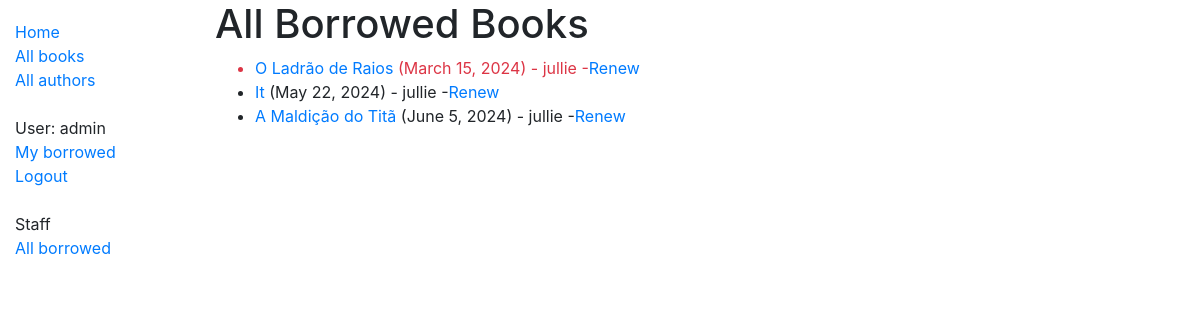
Before: /catalog/borrowed/ (signed in) with the older database file.
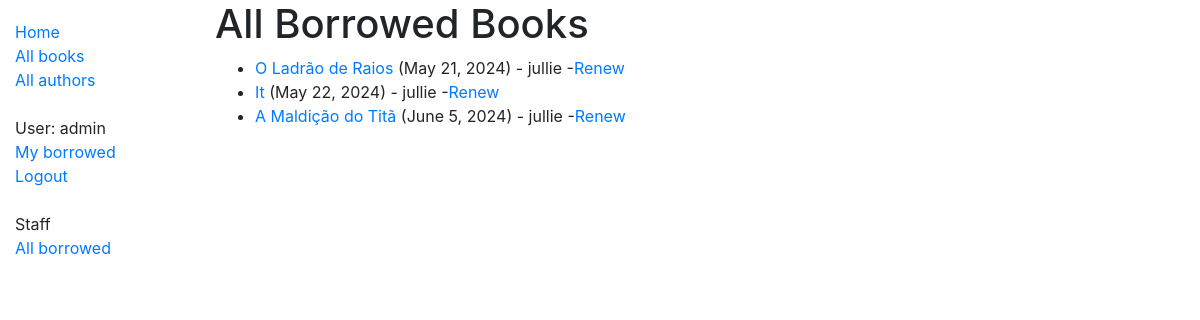
After: the same page with the newer database file.
### catalog/models.py (models this page shows, shortened)
class BookInstance(models.Model):
    id = models.UUIDField(primary_key=True, default=uuid.uuid4, help_text='Unique ID for this particular book across whole library')
    book = models.ForeignKey('Book', on_delete=models.SET_NULL, null=True)
    imprint = models.CharField(max_length=200)
    due_back = models.DateField(null=True, blank=True)
    borrower = models.ForeignKey(User, on_delete=models.SET_NULL, null=True, blank=True)
    LOAN_STATUS = (
        ('m', 'Maintenance'),
        ('o', 'On loan'),
        ('a', 'Available'),
        ('r', 'Reserved'),
    )
    status = models.CharField(
        max_length=1,
        choices=LOAN_STATUS,
        blank=True,
        default='m',
        help_text='Book availability',
    )
    class Meta:
        ordering = ['due_back']
        permissions = (("can_mark_returned", "Set book as returned"),)
    @property
    def is_overdue(self):
        if self.due_back and date.today() > self.due_back:
            return True
        return False

class Book(models.Model):
    title = models.CharField(max_length=200)
    author = models.ForeignKey('Author', on_delete=models.SET_NULL, null=True)
    summary = models.TextField(max_length=1000, help_text='Enter a brief description of the book')
    isbn = models.CharField('ISBN', max_length=13, help_text='13 Character <a href="https://www.isbn-international.org/content/what-isbn">ISBN number</a>')
    genre = models.ManyToManyField(Genre, help_text='Select a genre for this book')
    language = models.ForeignKey('Language', on_delete=models.SET_NULL, null=True)

### catalog/views.py (the view)
# urls.py: path('borrowed/', views.LoanedBooksAllListView.as_view(), name='all-borrowed'),
class LoanedBooksAllListView(PermissionRequiredMixin, generic.ListView):
    model = BookInstance
    permission_required = 'catalog.can_mark_returned'
    template_name = 'catalog/bookinstance_list_borrowed_all.html'
    paginate_by = 10
    def get_queryset(self):
        return BookInstance.objects.filter(status__exact='o').order_by('due_back')

### catalog/templates/catalog/bookinstance_list_borrowed_all.html
{% extends "base_generic.html" %}
{% block content %}
    <h1>All Borrowed Books</h1>
    {% if bookinstance_list %}
    <ul>
      {% for bookinst in bookinstance_list %}
      <li class="{% if bookinst.is_overdue %}text-danger{% endif %}">
        <a href="{% url 'book-detail' bookinst.book.pk %}">{{bookinst.book.title}}</a> ({{ bookinst.due_back }})
        {% if user.is_staff %}- {{ bookinst.borrower }}{% endif %}
        {% if perms.catalog.can_mark_returned %}-<a href="{% url 'renew-book-librarian' bookinst.id %}">Renew</a>{% endif %}
      </li>
      {% endfor %}
    </ul>
    {% else %}
      <p>There are no books borrowed.</p>
    {% endif %}
{% endblock %}

Changed rows visible on the page:
changed BookInstance "O Ladrão de Raios": due_back "March 15, 2024" → "May 21, 2024"
